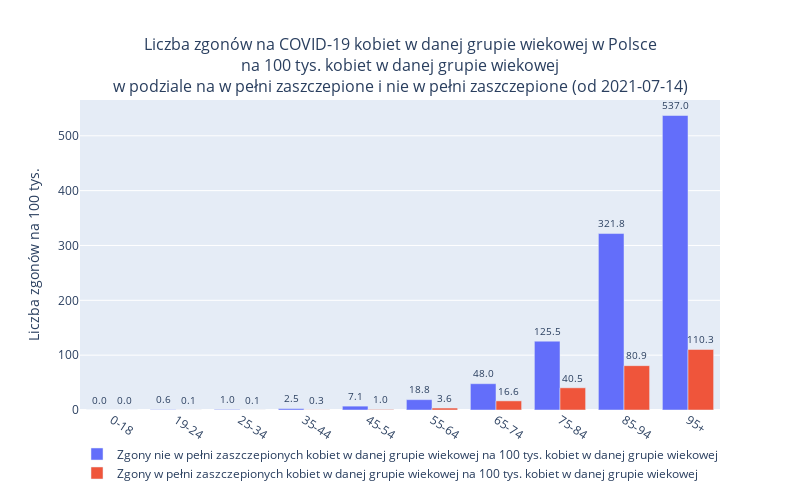

The notebook cell saved with this chart:
### Code cell
x_col = "Grupa wiekowa"
title_str = "w Polsce" #"w województwach"
filename_str = "wiek_K"
denominator_col = "kobiet w danej grupie wiekowej"
df_to_plot = dfK
title = "Liczba zgonów na COVID-19 " + denominator_col + " " + title_str + "<br>na 100 tys. "+ denominator_col +\
        "<br>w podziale na w pełni zaszczepione i nie w pełni zaszczepione (od " + str(from_date) + ")"
plot_df2(
    x_col=x_col, 
    denominator_col=denominator_col, 
    title=title, 
    filename_str=filename_str,  
    from_date = from_date, 
    df = df_to_plot, 
    image_dir = basiw.image_dir
    )

### Figure 1 — Plotly figure (JSON) as saved in the notebook; plotly's stock layout.template omitted (floating-point values rounded to 4 significant figures)
{"data": [{"name": "Zgony nie w pełni zaszczepionych kobiet w danej grupie wiekowej na 100 tys. kobiet w danej grupie wiekowej", "offsetgroup": "1", "text": [0.02974, 0.5983, 0.9857, 2.526, 7.054, 18.85, 47.96, 125.5, 321.8, 537.0], "textposition": "outside", "texttemplate": "%{text:2.1f}", "type": "bar", "x": ["0-18", "19-24", "25-34", "35-44", "45-54", "55-64", "65-74", "75-84", "85-94", "95+"], "y": [0.02974, 0.5983, 0.9857, 2.526, 7.054, 18.85, 47.96, 125.5, 321.8, 537.0]}, {"name": "Zgony w pełni zaszczepionych kobiet w danej grupie wiekowej na 100 tys. kobiet w danej grupie wiekowej", "offsetgroup": "2", "text": [0.02974, 0.08547, 0.07582, 0.2991, 0.96, 3.56, 16.64, 40.47, 80.86, 110.3], "textposition": "outside", "texttemplate": "%{text:2.1f}", "type": "bar", "x": ["0-18", "19-24", "25-34", "35-44", "45-54", "55-64", "65-74", "75-84", "85-94", "95+"], "y": [0.02974, 0.08547, 0.07582, 0.2991, 0.96, 3.56, 16.64, 40.47, 80.86, 110.3]}], "layout": {"barmode": "group", "height": 500, "legend": {"title": {"text": ""}, "x": 0.5, "xanchor": "center", "y": -0.25}, "title": {"font": {"size": 16}, "text": "Liczba zgonów na COVID-19 kobiet w danej grupie wiekowej w Polsce<br>na 100 tys. kobiet w danej grupie wiekowej<br>w podziale na w pełni zaszczepione i nie w pełni zaszczepione (od 2021-07-14)", "x": 0.5, "xanchor": "center"}, "uniformtext": {"minsize": 6, "mode": "show"}, "width": 800, "xaxis": {"tickangle": 33}, "yaxis": {"title": {"text": "Liczba zgonów na 100 tys."}}}}
